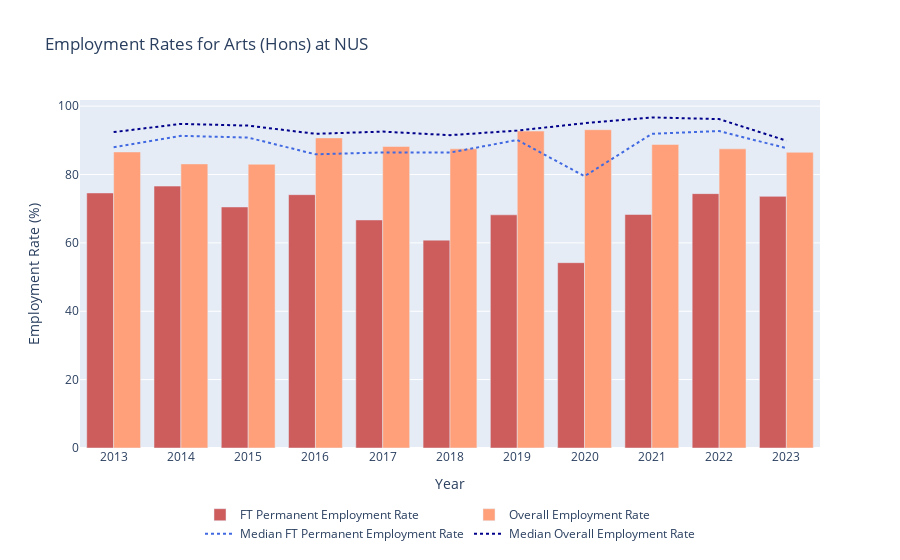

Notebook code for this chart:
### Markdown cell above
# Employment rates

### Code cell
plot_course = selected_course
plot_uni = selected_uni

# Filter the data for the selected course
course_data = input_df[(input_df['course'] == plot_course) & (input_df['uni'] == plot_uni) & (input_df['course_row'] == 1)].copy()

# Filter the summary data for the university's median
summary_data = input_df[(input_df['course'] == f"{plot_uni} Median") & (input_df['uni'] == plot_uni) & (input_df['summary_row'] == 1)].copy()

# Create the grouped bar plot
fig = go.Figure()

# Add bars for 'employment_rate_ft_perm'
fig.add_trace(go.Bar(
    x=course_data['year'],
    y=course_data['employment_rate_ft_perm'],
    name='FT Permanent Employment Rate',
    marker_color='indianred',
    hovertemplate='%{y:.1f}%'  # Hover template for bar plot
))

# Add bars for 'employment_rate_overall'
fig.add_trace(go.Bar(
    x=course_data['year'],
    y=course_data['employment_rate_overall'],
    name='Overall Employment Rate',
    marker_color='lightsalmon',
    hovertemplate='%{y:.1f}%'  # Hover template for bar plot
))

# Add dotted line for 'employment_rate_ft_perm' from summary data
fig.add_trace(go.Scatter(
    x=summary_data['year'],
    y=summary_data['employment_rate_ft_perm'],
    mode='lines',
    name='Median FT Permanent Employment Rate',
    line=dict(color='royalblue', dash='dot')
))

# Add dotted line for 'employment_rate_overall' from summary data
fig.add_trace(go.Scatter(
    x=summary_data['year'],
    y=summary_data['employment_rate_overall'],
    mode='lines',
    name='Median Overall Employment Rate',
    line=dict(color='darkblue', dash='dot')
))

# Update layout for the legend, axes, and X-ticks
fig.update_layout(
    barmode='group',
    title=f"Employment Rates for {plot_course} at {plot_uni}",
    xaxis_title="Year",
    yaxis_title="Employment Rate (%)",
    legend=dict(
        orientation="h",
        yanchor="top",
        y=-0.15,
        xanchor="center",
        x=0.5
    ),
    xaxis=dict(
        tickmode='linear',  # Ensure every year is shown on X-axis
        tick0=course_data['year'].min(),
        dtick=1  # Set interval to 1 year
    )
)

# Show the plot
fig.show()

### Figure 1 — Plotly figure (JSON) as saved in the notebook; plotly's stock layout.template omitted (floating-point values rounded to 4 significant figures)
{"data": [{"hovertemplate": "%{y:.1f}%", "marker": {"color": "indianred"}, "name": "FT Permanent Employment Rate", "type": "bar", "x": [2013, 2014, 2015, 2016, 2017, 2018, 2019, 2020, 2021, 2022, 2023], "y": [74.6, 76.6, 70.5, 74.1, 66.7, 60.8, 68.2, 54.2, 68.3, 74.4, 73.6]}, {"hovertemplate": "%{y:.1f}%", "marker": {"color": "lightsalmon"}, "name": "Overall Employment Rate", "type": "bar", "x": [2013, 2014, 2015, 2016, 2017, 2018, 2019, 2020, 2021, 2022, 2023], "y": [86.6, 83.1, 83, 90.7, 88.2, 87.5, 92.7, 93.1, 88.8, 87.5, 86.5]}, {"line": {"color": "royalblue", "dash": "dot"}, "mode": "lines", "name": "Median FT Permanent Employment Rate", "type": "scatter", "x": [2013, 2014, 2015, 2016, 2017, 2018, 2019, 2020, 2021, 2022, 2023], "y": [88, 91.3, 90.8, 85.9, 86.45, 86.4, 90.1, 79.5, 91.9, 92.7, 87.7]}, {"line": {"color": "darkblue", "dash": "dot"}, "mode": "lines", "name": "Median Overall Employment Rate", "type": "scatter", "x": [2013, 2014, 2015, 2016, 2017, 2018, 2019, 2020, 2021, 2022, 2023], "y": [92.4, 94.8, 94.3, 91.9, 92.55, 91.5, 92.85, 95, 96.7, 96.2, 89.9]}], "layout": {"barmode": "group", "legend": {"orientation": "h", "x": 0.5, "xanchor": "center", "y": -0.15, "yanchor": "top"}, "title": {"text": "Employment Rates for Arts (Hons) at NUS"}, "xaxis": {"dtick": 1, "tick0": 2013, "tickmode": "linear", "title": {"text": "Year"}}, "yaxis": {"title": {"text": "Employment Rate (%)"}}}}
